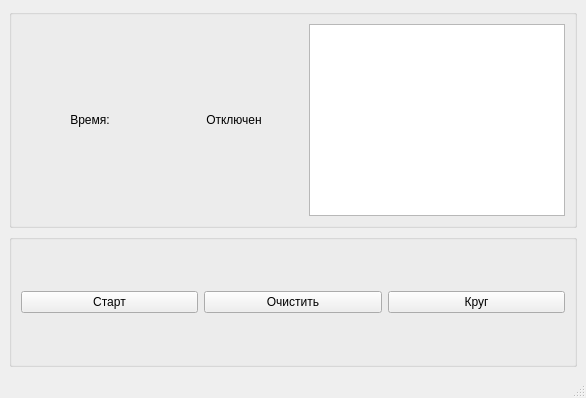
<?xml version="1.0" encoding="UTF-8"?>
<ui version="4.0">
 <class>MainWindow</class>
 <widget class="QMainWindow" name="MainWindow">
  <property name="geometry">
   <rect>
    <x>0</x>
    <y>0</y>
    <width>586</width>
    <height>398</height>
   </rect>
  </property>
  <property name="windowTitle">
   <string>MainWindow</string>
  </property>
  <widget class="QWidget" name="centralwidget">
   <layout class="QGridLayout" name="gridLayout">
    <item row="0" column="0">
     <widget class="QGroupBox" name="groupBox_time_and_circle">
      <property name="font">
       <font>
        <stylestrategy>PreferDefault</stylestrategy>
       </font>
      </property>
      <property name="mouseTracking">
       <bool>false</bool>
      </property>
      <property name="tabletTracking">
       <bool>false</bool>
      </property>
      <property name="title">
       <string/>
      </property>
      <property name="flat">
       <bool>false</bool>
      </property>
      <property name="checkable">
       <bool>false</bool>
      </property>
      <layout class="QHBoxLayout" name="horizontalLayout_2">
       <item>
        <widget class="QLabel" name="label_time_text_">
         <property name="sizePolicy">
          <sizepolicy hsizetype="Preferred" vsizetype="Fixed">
           <horstretch>0</horstretch>
           <verstretch>0</verstretch>
          </sizepolicy>
         </property>
         <property name="text">
          <string>Время:</string>
         </property>
         <property name="alignment">
          <set>Qt::AlignmentFlag::AlignCenter</set>
         </property>
        </widget>
       </item>
       <item>
        <widget class="QLabel" name="label_status_">
         <property name="text">
          <string>Отключен</string>
         </property>
         <property name="alignment">
          <set>Qt::AlignmentFlag::AlignCenter</set>
         </property>
        </widget>
       </item>
       <item>
        <widget class="QTextBrowser" name="textBrowser_time_circle_">
         <property name="sizePolicy">
          <sizepolicy hsizetype="Preferred" vsizetype="Preferred">
           <horstretch>0</horstretch>
           <verstretch>0</verstretch>
          </sizepolicy>
         </property>
        </widget>
       </item>
      </layout>
     </widget>
    </item>
    <item row="1" column="0">
     <widget class="QGroupBox" name="groupBox_buttons_">
      <property name="autoFillBackground">
       <bool>false</bool>
      </property>
      <property name="title">
       <string/>
      </property>
      <property name="flat">
       <bool>false</bool>
      </property>
      <layout class="QHBoxLayout" name="horizontalLayout">
       <item>
        <widget class="QPushButton" name="pushButton_start_stop_">
         <property name="mouseTracking">
          <bool>true</bool>
         </property>
         <property name="tabletTracking">
          <bool>false</bool>
         </property>
         <property name="text">
          <string>Старт</string>
         </property>
        </widget>
       </item>
       <item>
        <widget class="QPushButton" name="pushButton_clear_">
         <property name="mouseTracking">
          <bool>true</bool>
         </property>
         <property name="text">
          <string>Очистить</string>
         </property>
        </widget>
       </item>
       <item>
        <widget class="QPushButton" name="pushButton_circle_">
         <property name="mouseTracking">
          <bool>true</bool>
         </property>
         <property name="text">
          <string>Круг</string>
         </property>
        </widget>
       </item>
      </layout>
     </widget>
    </item>
   </layout>
  </widget>
  <widget class="QMenuBar" name="menubar">
   <property name="geometry">
    <rect>
     <x>0</x>
     <y>0</y>
     <width>586</width>
     <height>26</height>
    </rect>
   </property>
  </widget>
  <widget class="QStatusBar" name="statusbar"/>
 </widget>
 <tabstops>
  <tabstop>pushButton_circle_</tabstop>
  <tabstop>pushButton_start_stop_</tabstop>
  <tabstop>textBrowser_time_circle_</tabstop>
  <tabstop>pushButton_clear_</tabstop>
 </tabstops>
 <resources/>
 <connections/>
</ui>
